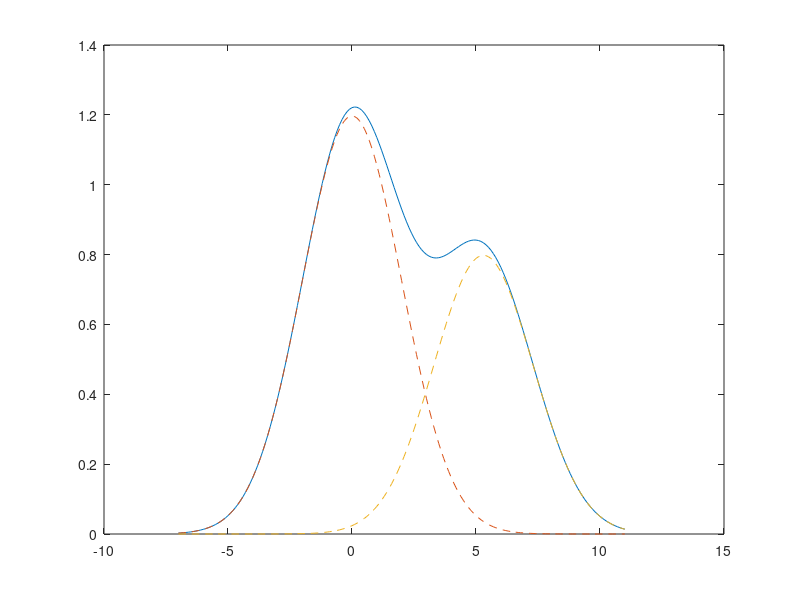
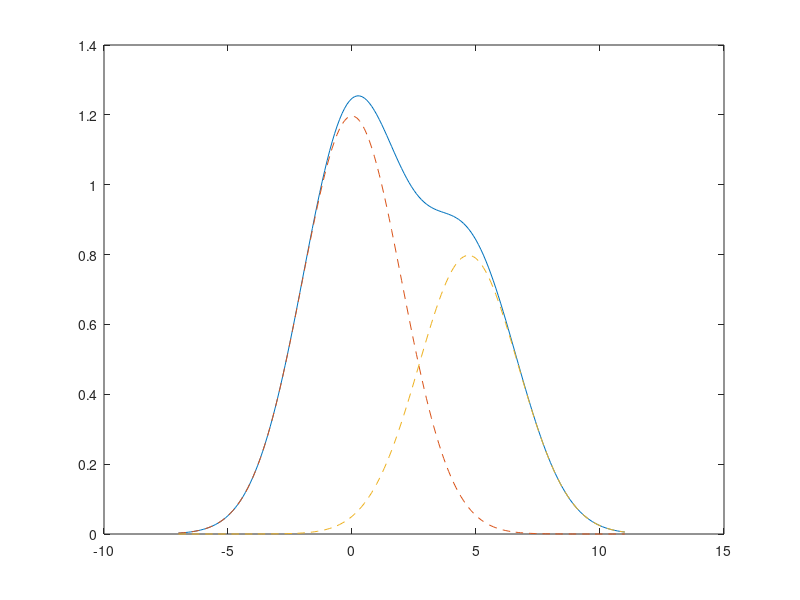
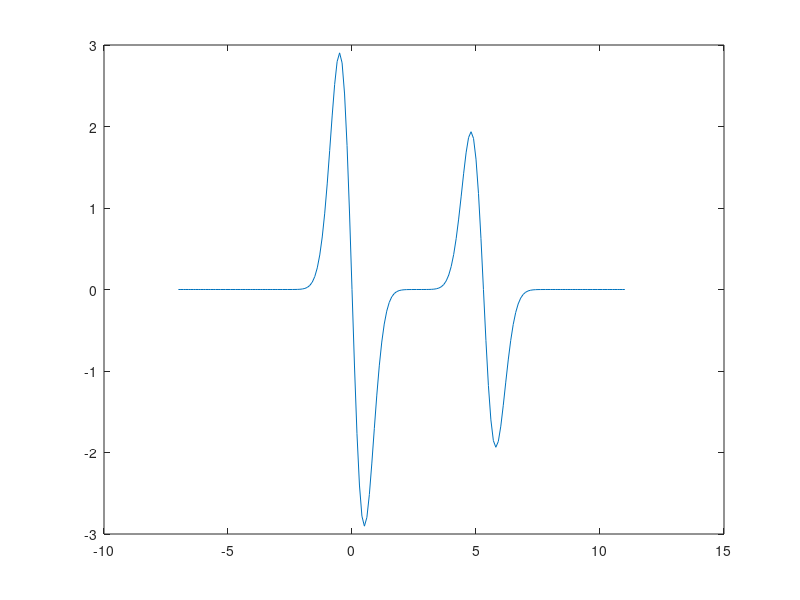

These figures' MATLAB source, in order:
function [DER1,x]=twoGK(A,sigma,d,x)

% twoGK plots two overlapped Gaussian Kernels
% and the derivative of the function of the their sum
% 
%
% SYNOPSIS      [DER1,x]=twoGK(A,sigma,d,x)
%
% 
% INPUT         A     : the ratio between the two kernels
%               sigma : sigma
%               d     : distance between the centers
%               x     : x argument (ex.'x=-7:0.1:11;')
%
% OUTPUT        DER1  : the first derivative of their sum
%               x     : x argument 
%
% DEPENDENCES   twoGK uses {  }
%               twoGK is used by {  }
%
% Alexandre Matov, January 7th, 2003

if nargin==0
    A=1.5;
    sigma=.5;
    d=5.3;
    x=-7:0.1:11;
end

GK1=A*exp(-x.^2/2*sigma^2)/sqrt(2*pi*sigma^2);
GK2=exp(-(x-d).^2/2*sigma^2)/sqrt(2*pi*sigma^2);
GK3=exp(-(x-d+.6).^2/2*sigma^2)/sqrt(2*pi*sigma^2);

I1=GK1+GK2;
I2=GK1+GK3;
plot(x,I1)
hold on;
plot(x,GK1,'--');
plot(x,GK2,'--');
hold off;
figure,plot(x,I2)
hold on;
plot(x,GK1,'--');
plot(x,GK3,'--');
hold off;

DER1=-A*exp(-x.^2/(2*sigma^2)).*x/(sigma^3*sqrt(2*pi))-exp(-(x-d).^2/(2*sigma^2)).*(x-d)/(sigma^3*sqrt(2*pi));
DER1=DER1*2;

figure,plot(x,DER1);